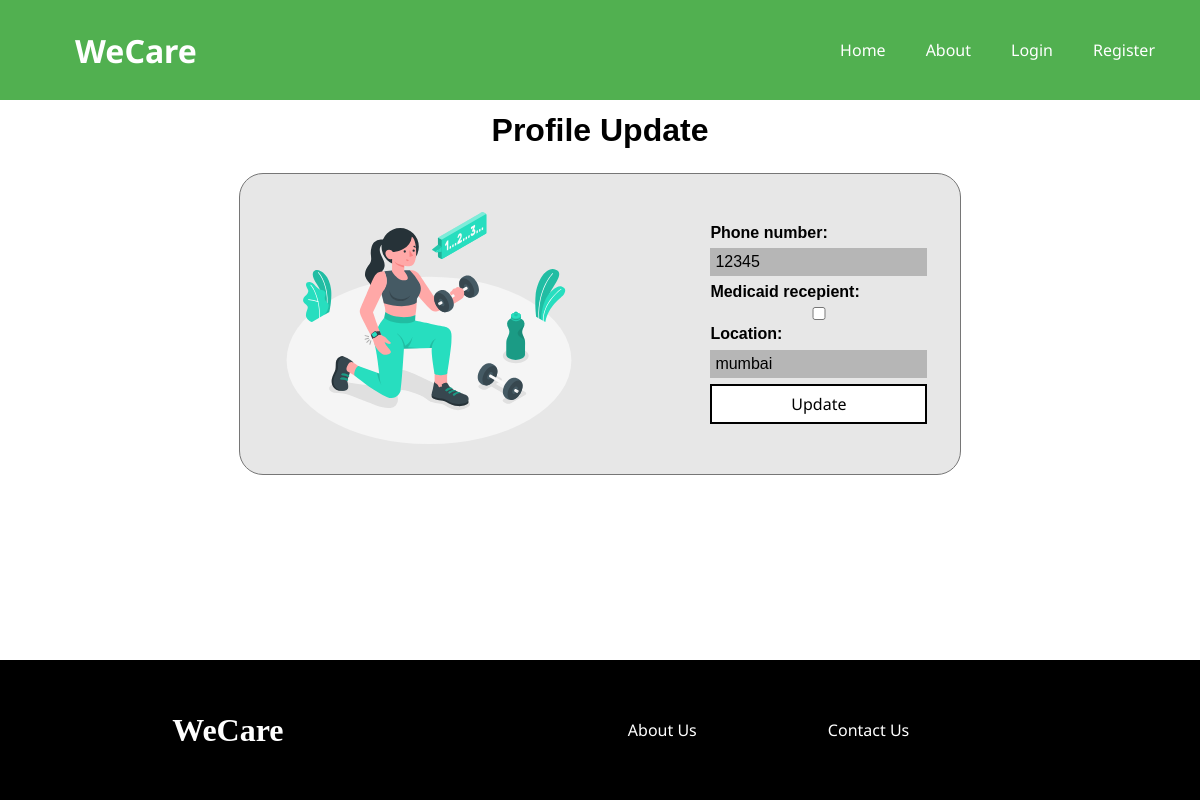
Before: /users/sprofile/6 with the older database file.
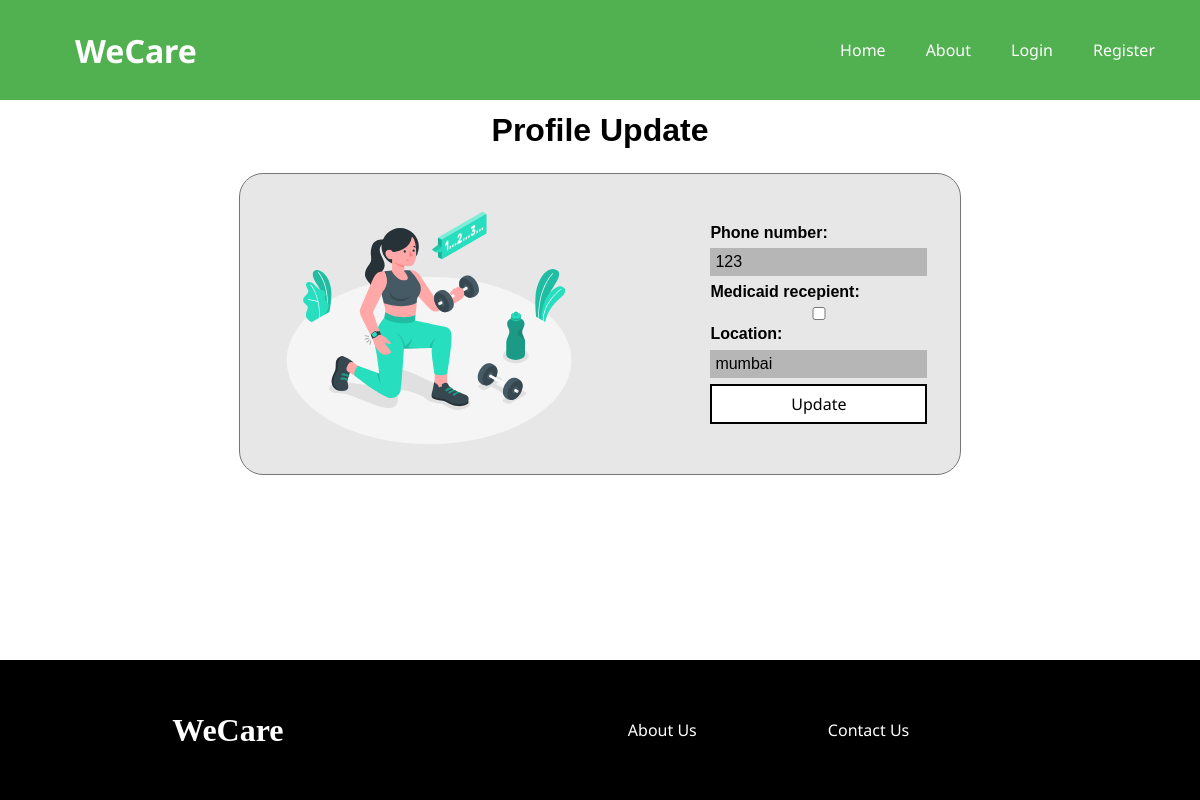
After: the same page with the newer database file.
### users/models.py (models this page shows, shortened)
class Seeker(models.Model):
    user = models.OneToOneField(
        User, on_delete=models.CASCADE, primary_key=True)
    phone_number = models.CharField(max_length=20)
    location = models.CharField(max_length=20)
    medicaid_recepient = models.BooleanField(default=False)
    ethnicity = models.CharField(max_length=20)

### users/views.py (the view)
# urls.py: path('sprofile/<int:pk>', views.SeekerProfile.as_view(), name='s_profile')
class SeekerProfile(UpdateView):
    model = Seeker
    fields = ['phone_number', 'medicaid_recepient', 'location']
    template_name_suffix = '_update_form'
    success_message = 'Profile Updated Successfully'

### users/templates/users/seeker_update_form.html (shortened to what this page needs)
{% extends "listings/base.html" %}
{% load static %}
{% block content %}
<link rel="stylesheet" href="{% static 'listings/base.css' %}">
<link rel="stylesheet" href="{% static 'users/login.css' %}">
<link rel="stylesheet" href="{% static 'users/settings.css' %}">
<div class="parent_container">
    <h1>Profile Update</h1>
    <div class="login_container">
        <div class="svgform">
            <div class="girl">
                <img class="girl_workout" src="{% static 'users/login.svg' %}" alt="Get Started">
            </div>
            <div class="form_container">
                <form method="POST" class="loginform">
                    {{ form }}
                    <input class="submit" type="submit" value="Update">
                </form>
            </div>
        </div>
    </div>
</div>
{% endblock content %}

### listings/templates/listings/base.html (shortened to what this page needs)
<!DOCTYPE html>
<html lang="en">
<head>
    {% load static %}
    <link rel="stylesheet" href="{% static 'listings/base.css' %}"/>
</head>
<body>
  <div class="page_container">
    <div class="nav">
      <div class="logo_container">
        <h1>WeCare</h1>
      </div>
      <div class="navlinks">
        {% if user.is_authenticated and user.is_provider == True %}
          <ul class="float_right">
            <li><a href="{% url 'p_dashboard' %}">Home</a></li>
            <li><a href="{% url 'mylisting' %}">My Listing</a></li>
            <li><div><a href="{% url 'p_profile' user.provider.pk %}">Settings</a></div></li>
            <li><div><a href="{% url 'logout' %}">Logout</a></div></li>
          </ul>
        {% elif user.is_authenticated and user.is_seeker == True %}
          <ul class="float_right">
            <li><a href="{% url 'dashboard' %}">Home</a></li>
            <li><a href="{% url 's_profile' user.seeker.pk %}">Settings</a></li>
            <li><div><a href="{% url 'logout' %}">Logout</a></div></li>
          </ul>
        {% else %}
          <ul class="float_right">
            <li><a href="{% url 'home' %}">Home</a></li>
            <li><a href="about.html">About</a></li>
            <li><div class="login"><a>Login</a></div></li>
            <li><div class="register"><a>Register</a></div></li>
          </ul>
        {% endif %}
      </div>
    </div>
    {% block content %}{% endblock %}
    <footer>
      <div class="logo_footer">
        <h1>WeCare</h1>
      </div>
      <div class="footer_links">
        <a href="">About Us</a>
        <a href="">Contact Us</a>
      </div>
    </footer>
  </div>
</body>
</html>

### listings/static/listings/base.css (style rules this page uses)
* { margin: 0; padding: 0; }
:root { --primary: #51b050; --secondary: #767676; }
body { height: 100vh; display: flex; flex-direction: column; }
@media screen and (min-width: 600px) { .nav, .svgs, .svg1, .svg2, .functions, .functiontext_parent, .functiontext, .footer_links { display: flex; justify-content: center; align-items: center; font-family: "Noto Sans", sans-serif; } }
@media screen and (min-width: 600px) { .page_container { position: relative; min-height: 100vh; } }
@media screen and (min-width: 600px) { .logo_container { min-width: 500px; color: white; margin: 0; padding: 0; } }
@media screen and (min-width: 600px) { .logo_container h1 { margin-left: 50px; font-family: "Noto Sans", sans-serif; } }
@media screen and (min-width: 600px) { .nav { justify-content: space-around; background-color: var(--primary); min-height: 100px; } }
@media screen and (min-width: 600px) { .navlinks { float: right; width: 50%; } }
@media screen and (min-width: 600px) { .float_right { float: right; } }
@media screen and (min-width: 600px) { .navlinks ul { justify-content: space-around; } }
@media screen and (min-width: 600px) { .navlinks ul li { display: inline; float: left; list-style-type: none; overflow: hidden; } }
@media screen and (min-width: 600px) { .navlinks ul li a { margin: 20px; display: block; float: right; color: white; text-decoration: none; cursor: pointer; } }
@media screen and (min-width: 600px) { footer { position: relative; display: flex; width: 100%; background-color: black; bottom: 0; min-height: 140px; justify-content: space-around; align-items: center; margin-top: 2vh; } }
@media screen and (min-width: 600px) { footer h1 { color: white; } }
@media screen and (min-width: 600px) { .footer_links a { color: white; text-decoration: none; min-width: 200px; } }
footer h1 { color: white; }
.footer_links a { color: white; text-decoration: none; min-width: 200px; }

### users/static/users/login.css (style rules this page uses)
.parent_container h1 { margin-top: 1vw; margin-bottom: 0; font-family: "Noto-Sans", sans-serif; }
.svgform { width: 100%; display: flex; justify-content: space-around; align-items: center; }
.girl_workout { margin-top: 1vh; min-width: 40vh; display: flex; }
@media screen and (min-width: 600px) { .parent_container, .form_container, .login_container { display: flex; justify-content: center; align-items: center; } }
@media screen and (min-width: 600px) { .parent_container { flex-direction: column; } }
@media screen and (min-width: 600px) { .login_container { font-family: "Noto-Sans", sans-serif; color: black; margin-top: 2vw; background-color: rgb(231, 231, 231); border: 1px solid var(--secondary); border-radius: 2vw; justify-content: space-around; } }
@media screen and (min-width: 600px) { .login_container { min-height: 25vw; min-width: 60vw; flex-direction: column; } }
@media screen and (min-width: 600px) { .girl_workout, .girl { max-height: 20vw; display: flex; } }
@media screen and (min-width: 600px) { .loginform { display: grid; font-family: "Noto-Sans", sans-serif; font-weight: bold; align-items: flex-start; text-align: left; flex-direction: column; } }
@media screen and (min-width: 600px) { .loginform input, .loginform label { margin: 0.2em; } }
@media screen and (min-width: 600px) { .submit { min-height: 40px; min-width: 100px; font-family: "Noto Sans", sans-serif; font-size: 2.5vh; border-radius: 0; border: 2px solid black; padding-left: 3vh; padding-right: 3vh; margin-left: 3vh; } }

### users/static/users/settings.css (style rules this page uses)
footer { position: absolute; bottom: 0; }
#id_phone_number, #id_location, #id_designation { float: right; font-size: 2vh; padding: 5px; border: none; background-color: rgb(182, 182, 182); }
.submit { margin-top: 3vh; font-family: "Noto Sans", sans-serif; font-size: 2vh; border-radius: 0; border: 2px solid black; padding-left: 3vh; padding-right: 3vh; margin-left: 3vh; background-color: white; color: black; }

Changed rows visible on the page:
changed Seeker "mumbai": phone_number "12345" → "123"
